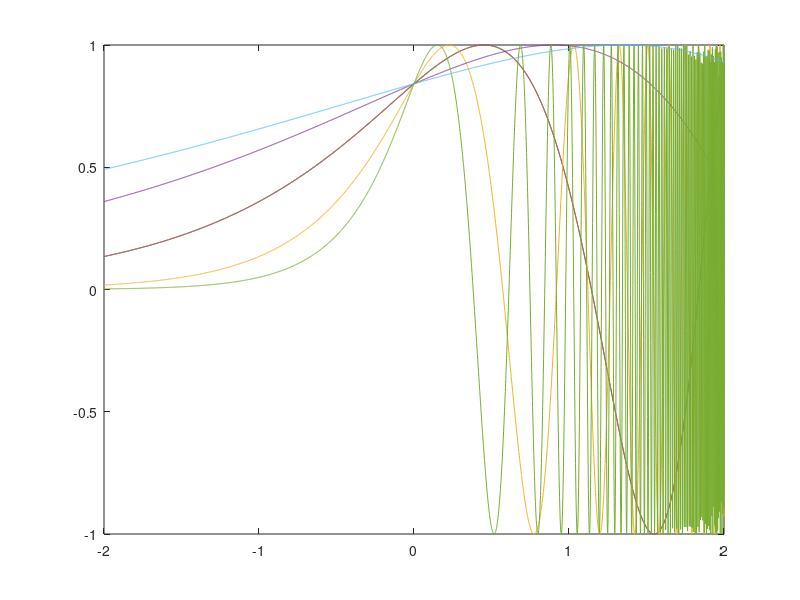

This chart was generated by the following MATLAB code:
% ej2 t2 diagnostico mcn lcd uca
% luciano ponzellini marinelli 25.08.25

clear, clc % limplio variables y pantalla

% discretizo el intervalo [-2,2] del eje x
xx = -2:.001:2;

for b=1:3
    y=@(x) sin(exp(b*x));
    z=@(x) sin(exp((1/b).*x));
    figure(1), plot(xx,y(xx),xx,z(xx)), hold on;
end
hold off;
